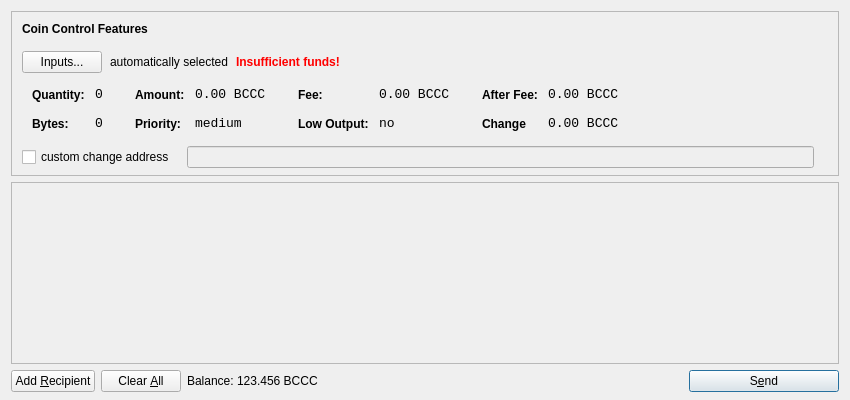
<?xml version="1.0" encoding="UTF-8"?>
<ui version="4.0">
 <class>SendCoinsDialog</class>
 <widget class="QDialog" name="SendCoinsDialog">
  <property name="geometry">
   <rect>
    <x>0</x>
    <y>0</y>
    <width>850</width>
    <height>400</height>
   </rect>
  </property>
  <property name="windowTitle">
   <string>Send Coins</string>
  </property>
  <layout class="QVBoxLayout" name="verticalLayout" stretch="0,1,0">
   <property name="bottomMargin">
    <number>8</number>
   </property>
   <item>
    <widget class="QFrame" name="frameCoinControl">
     <property name="sizePolicy">
      <sizepolicy hsizetype="Expanding" vsizetype="Expanding">
       <horstretch>0</horstretch>
       <verstretch>0</verstretch>
      </sizepolicy>
     </property>
     <property name="maximumSize">
      <size>
       <width>16777215</width>
       <height>16777215</height>
      </size>
     </property>
     <property name="frameShape">
      <enum>QFrame::StyledPanel</enum>
     </property>
     <property name="frameShadow">
      <enum>QFrame::Sunken</enum>
     </property>
     <layout class="QVBoxLayout" name="verticalLayoutCoinControl2">
      <property name="spacing">
       <number>-1</number>
      </property>
      <property name="leftMargin">
       <number>0</number>
      </property>
      <property name="topMargin">
       <number>0</number>
      </property>
      <property name="rightMargin">
       <number>0</number>
      </property>
      <property name="bottomMargin">
       <number>6</number>
      </property>
      <item>
       <layout class="QVBoxLayout" name="verticalLayoutCoinControl" stretch="0,0,0,0,1">
        <property name="spacing">
         <number>0</number>
        </property>
        <property name="leftMargin">
         <number>10</number>
        </property>
        <property name="topMargin">
         <number>10</number>
        </property>
        <item>
         <layout class="QHBoxLayout" name="horizontalLayoutCoinControl1">
          <property name="bottomMargin">
           <number>15</number>
          </property>
          <item>
           <widget class="QLabel" name="labelCoinControlFeatures">
            <property name="sizePolicy">
             <sizepolicy hsizetype="Preferred" vsizetype="Maximum">
              <horstretch>0</horstretch>
              <verstretch>0</verstretch>
             </sizepolicy>
            </property>
            <property name="font">
             <font>
              <weight>75</weight>
              <bold>true</bold>
             </font>
            </property>
            <property name="styleSheet">
             <string notr="true">font-weight:bold;</string>
            </property>
            <property name="text">
             <string>Coin Control Features</string>
            </property>
           </widget>
          </item>
         </layout>
        </item>
        <item>
         <layout class="QHBoxLayout" name="horizontalLayoutCoinControl2" stretch="0,0,0,0">
          <property name="spacing">
           <number>8</number>
          </property>
          <property name="bottomMargin">
           <number>10</number>
          </property>
          <item>
           <widget class="QPushButton" name="pushButtonCoinControl">
            <property name="styleSheet">
             <string notr="true"/>
            </property>
            <property name="text">
             <string>Inputs...</string>
            </property>
           </widget>
          </item>
          <item>
           <widget class="QLabel" name="labelCoinControlAutomaticallySelected">
            <property name="text">
             <string>automatically selected</string>
            </property>
            <property name="margin">
             <number>5</number>
            </property>
           </widget>
          </item>
          <item>
           <widget class="QLabel" name="labelCoinControlInsuffFunds">
            <property name="font">
             <font>
              <weight>75</weight>
              <bold>true</bold>
             </font>
            </property>
            <property name="styleSheet">
             <string notr="true">color:red;font-weight:bold;</string>
            </property>
            <property name="text">
             <string>Insufficient funds!</string>
            </property>
            <property name="margin">
             <number>5</number>
            </property>
           </widget>
          </item>
          <item>
           <spacer name="horizontalSpacerCoinControl">
            <property name="orientation">
             <enum>Qt::Horizontal</enum>
            </property>
            <property name="sizeHint" stdset="0">
             <size>
              <width>40</width>
              <height>1</height>
             </size>
            </property>
           </spacer>
          </item>
         </layout>
        </item>
        <item>
         <widget class="QWidget" name="widgetCoinControl" native="true">
          <property name="sizePolicy">
           <sizepolicy hsizetype="Preferred" vsizetype="Preferred">
            <horstretch>0</horstretch>
            <verstretch>0</verstretch>
           </sizepolicy>
          </property>
          <property name="minimumSize">
           <size>
            <width>0</width>
            <height>0</height>
           </size>
          </property>
          <property name="styleSheet">
           <string notr="true"/>
          </property>
          <layout class="QHBoxLayout" name="horizontalLayoutCoinControl5">
           <property name="margin">
            <number>0</number>
           </property>
           <item>
            <layout class="QHBoxLayout" name="horizontalLayoutCoinControl3" stretch="0,0,0,1">
             <property name="spacing">
              <number>20</number>
             </property>
             <property name="topMargin">
              <number>0</number>
             </property>
             <property name="bottomMargin">
              <number>10</number>
             </property>
             <item>
              <layout class="QFormLayout" name="formLayoutCoinControl1">
               <property name="horizontalSpacing">
                <number>10</number>
               </property>
               <property name="verticalSpacing">
                <number>14</number>
               </property>
               <property name="leftMargin">
                <number>10</number>
               </property>
               <property name="topMargin">
                <number>4</number>
               </property>
               <property name="rightMargin">
                <number>6</number>
               </property>
               <item row="0" column="0">
                <widget class="QLabel" name="labelCoinControlQuantityText">
                 <property name="styleSheet">
                  <string notr="true">font-weight:bold;</string>
                 </property>
                 <property name="text">
                  <string>Quantity:</string>
                 </property>
                 <property name="margin">
                  <number>0</number>
                 </property>
                </widget>
               </item>
               <item row="0" column="1">
                <widget class="QLabel" name="labelCoinControlQuantity">
                 <property name="font">
                  <font>
                   <family>Monospace</family>
                   <pointsize>10</pointsize>
                  </font>
                 </property>
                 <property name="cursor">
                  <cursorShape>IBeamCursor</cursorShape>
                 </property>
                 <property name="contextMenuPolicy">
                  <enum>Qt::ActionsContextMenu</enum>
                 </property>
                 <property name="text">
                  <string>0</string>
                 </property>
                 <property name="margin">
                  <number>0</number>
                 </property>
                 <property name="textInteractionFlags">
                  <set>Qt::LinksAccessibleByMouse|Qt::TextSelectableByKeyboard|Qt::TextSelectableByMouse</set>
                 </property>
                </widget>
               </item>
               <item row="1" column="0">
                <widget class="QLabel" name="labelCoinControlBytesText">
                 <property name="styleSheet">
                  <string notr="true">font-weight:bold;</string>
                 </property>
                 <property name="text">
                  <string>Bytes:</string>
                 </property>
                </widget>
               </item>
               <item row="1" column="1">
                <widget class="QLabel" name="labelCoinControlBytes">
                 <property name="font">
                  <font>
                   <family>Monospace</family>
                   <pointsize>10</pointsize>
                  </font>
                 </property>
                 <property name="cursor">
                  <cursorShape>IBeamCursor</cursorShape>
                 </property>
                 <property name="contextMenuPolicy">
                  <enum>Qt::ActionsContextMenu</enum>
                 </property>
                 <property name="text">
                  <string>0</string>
                 </property>
                 <property name="textInteractionFlags">
                  <set>Qt::LinksAccessibleByMouse|Qt::TextSelectableByKeyboard|Qt::TextSelectableByMouse</set>
                 </property>
                </widget>
               </item>
              </layout>
             </item>
             <item>
              <layout class="QFormLayout" name="formLayoutCoinControl2">
               <property name="horizontalSpacing">
                <number>10</number>
               </property>
               <property name="verticalSpacing">
                <number>14</number>
               </property>
               <property name="leftMargin">
                <number>6</number>
               </property>
               <property name="topMargin">
                <number>4</number>
               </property>
               <property name="rightMargin">
                <number>6</number>
               </property>
               <item row="0" column="0">
                <widget class="QLabel" name="labelCoinControlAmountText">
                 <property name="styleSheet">
                  <string notr="true">font-weight:bold;</string>
                 </property>
                 <property name="text">
                  <string>Amount:</string>
                 </property>
                 <property name="margin">
                  <number>0</number>
                 </property>
                </widget>
               </item>
               <item row="0" column="1">
                <widget class="QLabel" name="labelCoinControlAmount">
                 <property name="font">
                  <font>
                   <family>Monospace</family>
                   <pointsize>10</pointsize>
                  </font>
                 </property>
                 <property name="cursor">
                  <cursorShape>IBeamCursor</cursorShape>
                 </property>
                 <property name="contextMenuPolicy">
                  <enum>Qt::ActionsContextMenu</enum>
                 </property>
                 <property name="text">
                  <string>0.00 BCCC</string>
                 </property>
                 <property name="textInteractionFlags">
                  <set>Qt::LinksAccessibleByMouse|Qt::TextSelectableByKeyboard|Qt::TextSelectableByMouse</set>
                 </property>
                </widget>
               </item>
               <item row="1" column="0">
                <widget class="QLabel" name="labelCoinControlPriorityText">
                 <property name="styleSheet">
                  <string notr="true">font-weight:bold;</string>
                 </property>
                 <property name="text">
                  <string>Priority:</string>
                 </property>
                </widget>
               </item>
               <item row="1" column="1">
                <widget class="QLabel" name="labelCoinControlPriority">
                 <property name="font">
                  <font>
                   <family>Monospace</family>
                   <pointsize>10</pointsize>
                  </font>
                 </property>
                 <property name="cursor">
                  <cursorShape>IBeamCursor</cursorShape>
                 </property>
                 <property name="contextMenuPolicy">
                  <enum>Qt::ActionsContextMenu</enum>
                 </property>
                 <property name="text">
                  <string>medium</string>
                 </property>
                 <property name="textInteractionFlags">
                  <set>Qt::LinksAccessibleByMouse|Qt::TextSelectableByKeyboard|Qt::TextSelectableByMouse</set>
                 </property>
                </widget>
               </item>
              </layout>
             </item>
             <item>
              <layout class="QFormLayout" name="formLayoutCoinControl3">
               <property name="horizontalSpacing">
                <number>10</number>
               </property>
               <property name="verticalSpacing">
                <number>14</number>
               </property>
               <property name="leftMargin">
                <number>6</number>
               </property>
               <property name="topMargin">
                <number>4</number>
               </property>
               <property name="rightMargin">
                <number>6</number>
               </property>
               <item row="0" column="0">
                <widget class="QLabel" name="labelCoinControlFeeText">
                 <property name="styleSheet">
                  <string notr="true">font-weight:bold;</string>
                 </property>
                 <property name="text">
                  <string>Fee:</string>
                 </property>
                 <property name="margin">
                  <number>0</number>
                 </property>
                </widget>
               </item>
               <item row="0" column="1">
                <widget class="QLabel" name="labelCoinControlFee">
                 <property name="font">
                  <font>
                   <family>Monospace</family>
                   <pointsize>10</pointsize>
                  </font>
                 </property>
                 <property name="cursor">
                  <cursorShape>IBeamCursor</cursorShape>
                 </property>
                 <property name="contextMenuPolicy">
                  <enum>Qt::ActionsContextMenu</enum>
                 </property>
                 <property name="text">
                  <string>0.00 BCCC</string>
                 </property>
                 <property name="textInteractionFlags">
                  <set>Qt::LinksAccessibleByMouse|Qt::TextSelectableByKeyboard|Qt::TextSelectableByMouse</set>
                 </property>
                </widget>
               </item>
               <item row="1" column="0">
                <widget class="QLabel" name="labelCoinControlLowOutputText">
                 <property name="styleSheet">
                  <string notr="true">font-weight:bold;</string>
                 </property>
                 <property name="text">
                  <string>Low Output:</string>
                 </property>
                </widget>
               </item>
               <item row="1" column="1">
                <widget class="QLabel" name="labelCoinControlLowOutput">
                 <property name="font">
                  <font>
                   <family>Monospace</family>
                   <pointsize>10</pointsize>
                  </font>
                 </property>
                 <property name="cursor">
                  <cursorShape>IBeamCursor</cursorShape>
                 </property>
                 <property name="contextMenuPolicy">
                  <enum>Qt::ActionsContextMenu</enum>
                 </property>
                 <property name="text">
                  <string>no</string>
                 </property>
                 <property name="textInteractionFlags">
                  <set>Qt::LinksAccessibleByMouse|Qt::TextSelectableByKeyboard|Qt::TextSelectableByMouse</set>
                 </property>
                </widget>
               </item>
              </layout>
             </item>
             <item>
              <layout class="QFormLayout" name="formLayoutCoinControl4">
               <property name="horizontalSpacing">
                <number>10</number>
               </property>
               <property name="verticalSpacing">
                <number>14</number>
               </property>
               <property name="leftMargin">
                <number>6</number>
               </property>
               <property name="topMargin">
                <number>4</number>
               </property>
               <property name="rightMargin">
                <number>6</number>
               </property>
               <item row="0" column="0">
                <widget class="QLabel" name="labelCoinControlAfterFeeText">
                 <property name="styleSheet">
                  <string notr="true">font-weight:bold;</string>
                 </property>
                 <property name="text">
                  <string>After Fee:</string>
                 </property>
                 <property name="margin">
                  <number>0</number>
                 </property>
                </widget>
               </item>
               <item row="0" column="1">
                <widget class="QLabel" name="labelCoinControlAfterFee">
                 <property name="font">
                  <font>
                   <family>Monospace</family>
                   <pointsize>10</pointsize>
                  </font>
                 </property>
                 <property name="cursor">
                  <cursorShape>IBeamCursor</cursorShape>
                 </property>
                 <property name="contextMenuPolicy">
                  <enum>Qt::ActionsContextMenu</enum>
                 </property>
                 <property name="text">
                  <string>0.00 BCCC</string>
                 </property>
                 <property name="textInteractionFlags">
                  <set>Qt::LinksAccessibleByMouse|Qt::TextSelectableByKeyboard|Qt::TextSelectableByMouse</set>
                 </property>
                </widget>
               </item>
               <item row="1" column="0">
                <widget class="QLabel" name="labelCoinControlChangeText">
                 <property name="styleSheet">
                  <string notr="true">font-weight:bold;</string>
                 </property>
                 <property name="text">
                  <string>Change</string>
                 </property>
                </widget>
               </item>
               <item row="1" column="1">
                <widget class="QLabel" name="labelCoinControlChange">
                 <property name="font">
                  <font>
                   <family>Monospace</family>
                   <pointsize>10</pointsize>
                  </font>
                 </property>
                 <property name="cursor">
                  <cursorShape>IBeamCursor</cursorShape>
                 </property>
                 <property name="contextMenuPolicy">
                  <enum>Qt::ActionsContextMenu</enum>
                 </property>
                 <property name="text">
                  <string>0.00 BCCC</string>
                 </property>
                 <property name="textInteractionFlags">
                  <set>Qt::LinksAccessibleByMouse|Qt::TextSelectableByKeyboard|Qt::TextSelectableByMouse</set>
                 </property>
                </widget>
               </item>
              </layout>
             </item>
            </layout>
           </item>
          </layout>
         </widget>
        </item>
        <item>
         <layout class="QHBoxLayout" name="horizontalLayoutCoinControl4" stretch="0,0,0">
          <property name="spacing">
           <number>12</number>
          </property>
          <property name="sizeConstraint">
           <enum>QLayout::SetDefaultConstraint</enum>
          </property>
          <property name="topMargin">
           <number>5</number>
          </property>
          <property name="rightMargin">
           <number>5</number>
          </property>
          <item>
           <widget class="QCheckBox" name="checkBoxCoinControlChange">
            <property name="text">
             <string>custom change address</string>
            </property>
           </widget>
          </item>
          <item>
           <widget class="QLineEdit" name="lineEditCoinControlChange">
            <property name="enabled">
             <bool>false</bool>
            </property>
            <property name="sizePolicy">
             <sizepolicy hsizetype="Expanding" vsizetype="Fixed">
              <horstretch>0</horstretch>
              <verstretch>0</verstretch>
             </sizepolicy>
            </property>
           </widget>
          </item>
          <item>
           <widget class="QLabel" name="labelCoinControlChangeLabel">
            <property name="sizePolicy">
             <sizepolicy hsizetype="Preferred" vsizetype="Expanding">
              <horstretch>0</horstretch>
              <verstretch>0</verstretch>
             </sizepolicy>
            </property>
            <property name="minimumSize">
             <size>
              <width>0</width>
              <height>0</height>
             </size>
            </property>
            <property name="text">
             <string/>
            </property>
            <property name="margin">
             <number>3</number>
            </property>
           </widget>
          </item>
         </layout>
        </item>
        <item>
         <spacer name="verticalSpacerCoinControl">
          <property name="orientation">
           <enum>Qt::Vertical</enum>
          </property>
          <property name="sizeHint" stdset="0">
           <size>
            <width>800</width>
            <height>1</height>
           </size>
          </property>
         </spacer>
        </item>
       </layout>
      </item>
     </layout>
    </widget>
   </item>
   <item>
    <widget class="QScrollArea" name="scrollArea">
     <property name="widgetResizable">
      <bool>true</bool>
     </property>
     <widget class="QWidget" name="scrollAreaWidgetContents">
      <property name="geometry">
       <rect>
        <x>0</x>
        <y>0</y>
        <width>830</width>
        <height>165</height>
       </rect>
      </property>
      <layout class="QVBoxLayout" name="verticalLayout_2">
       <property name="margin">
        <number>0</number>
       </property>
       <item>
        <layout class="QVBoxLayout" name="entries">
         <property name="spacing">
          <number>6</number>
         </property>
        </layout>
       </item>
       <item>
        <spacer name="verticalSpacer">
         <property name="orientation">
          <enum>Qt::Vertical</enum>
         </property>
         <property name="sizeHint" stdset="0">
          <size>
           <width>20</width>
           <height>40</height>
          </size>
         </property>
        </spacer>
       </item>
      </layout>
     </widget>
    </widget>
   </item>
   <item>
    <layout class="QHBoxLayout" name="horizontalLayout">
     <item>
      <widget class="QPushButton" name="addButton">
       <property name="toolTip">
        <string>Send to multiple recipients at once</string>
       </property>
       <property name="text">
        <string>Add &amp;Recipient</string>
       </property>
       <property name="icon">
        <iconset resource="../bitcoin.qrc">
         <normaloff>:/icons/add</normaloff>:/icons/add</iconset>
       </property>
       <property name="autoDefault">
        <bool>false</bool>
       </property>
      </widget>
     </item>
     <item>
      <widget class="QPushButton" name="clearButton">
       <property name="sizePolicy">
        <sizepolicy hsizetype="Minimum" vsizetype="Fixed">
         <horstretch>0</horstretch>
         <verstretch>0</verstretch>
        </sizepolicy>
       </property>
       <property name="toolTip">
        <string>Remove all transaction fields</string>
       </property>
       <property name="text">
        <string>Clear &amp;All</string>
       </property>
       <property name="icon">
        <iconset resource="../bitcoin.qrc">
         <normaloff>:/icons/remove</normaloff>:/icons/remove</iconset>
       </property>
       <property name="autoRepeatDelay">
        <number>300</number>
       </property>
       <property name="autoDefault">
        <bool>false</bool>
       </property>
      </widget>
     </item>
     <item>
      <layout class="QHBoxLayout" name="horizontalLayout_2">
       <property name="spacing">
        <number>3</number>
       </property>
       <item>
        <widget class="QLabel" name="label">
         <property name="sizePolicy">
          <sizepolicy hsizetype="Preferred" vsizetype="Fixed">
           <horstretch>0</horstretch>
           <verstretch>0</verstretch>
          </sizepolicy>
         </property>
         <property name="text">
          <string>Balance:</string>
         </property>
        </widget>
       </item>
       <item>
        <widget class="QLabel" name="labelBalance">
         <property name="sizePolicy">
          <sizepolicy hsizetype="Preferred" vsizetype="Fixed">
           <horstretch>0</horstretch>
           <verstretch>0</verstretch>
          </sizepolicy>
         </property>
         <property name="cursor">
          <cursorShape>IBeamCursor</cursorShape>
         </property>
         <property name="text">
          <string>123.456 BCCC</string>
         </property>
         <property name="textInteractionFlags">
          <set>Qt::LinksAccessibleByMouse|Qt::TextSelectableByKeyboard|Qt::TextSelectableByMouse</set>
         </property>
        </widget>
       </item>
      </layout>
     </item>
     <item>
      <spacer name="horizontalSpacer">
       <property name="orientation">
        <enum>Qt::Horizontal</enum>
       </property>
       <property name="sizeHint" stdset="0">
        <size>
         <width>40</width>
         <height>20</height>
        </size>
       </property>
      </spacer>
     </item>
     <item>
      <widget class="QPushButton" name="sendButton">
       <property name="minimumSize">
        <size>
         <width>150</width>
         <height>0</height>
        </size>
       </property>
       <property name="toolTip">
        <string>Confirm the send action</string>
       </property>
       <property name="text">
        <string>S&amp;end</string>
       </property>
       <property name="icon">
        <iconset resource="../bitcoin.qrc">
         <normaloff>:/icons/send</normaloff>:/icons/send</iconset>
       </property>
       <property name="default">
        <bool>true</bool>
       </property>
      </widget>
     </item>
    </layout>
   </item>
  </layout>
 </widget>
 <resources>
  <include location="../bitcoin.qrc"/>
 </resources>
 <connections/>
</ui>
